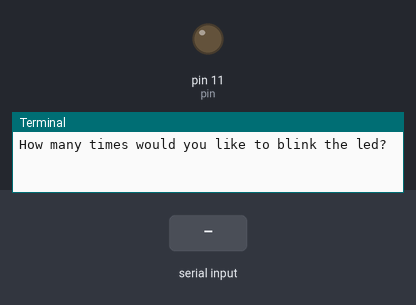
Bench run of a program on a simulated Raspberry Pi (header pin numbers). Shown: output pins drawn as LEDs (lit = HIGH), the last lines printed to the terminal. Dashed ring = blinking. The test bench sets the inputs (shaded band). At 11.3 s the program stops and its outputs stay as they are.

Above: at 1.2 s.
1.3 s: "5" typed at the terminal
At 2.1 s:
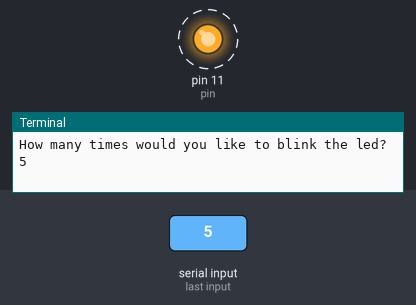
Timing chart, 0 to 11.8 s (numbered marks = the images above; inputs shaded):
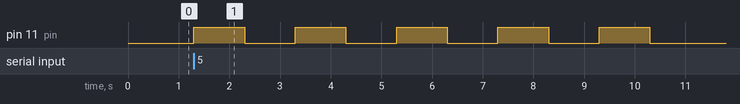

The program:

blinkled.py
```python
#!/usr/bin/env python
from RPi import GPIO
from time import sleep

#tell the program what pin is connected to the breadboard
pin = 11

##disable warnings
GPIO.setwarnings(False)

#set the numbering system
#BOARD = numbered by how the pins are laid out on the board
#BCM = numbered by the broadcom GPIO numbers
GPIO.setmode(GPIO.BOARD)

##set the pin to output state rather than input
##this uses the variable defined at the start of the code
GPIO.setup(pin, GPIO.OUT)

## ask the user for a number to decide how many times to loop
count = int(raw_input("How many times would you like to blink the led?"))

##loop the number of times the user has asked us to
## within the loop the pin output is switched to high (led is on)
## then we pause by calling the sleep function
## then we set output to low (led is off)
##This makes the led blink
while count > 0:
	GPIO.output(pin, True)
	sleep(1)
	GPIO.output(pin, False)
	sleep(1)
	count = count - 1
```

Measured:
- after the input at 1.3 s, pin 11 (pin): alternates HIGH for 1.0 s and LOW for 1.0 s, starting at once
